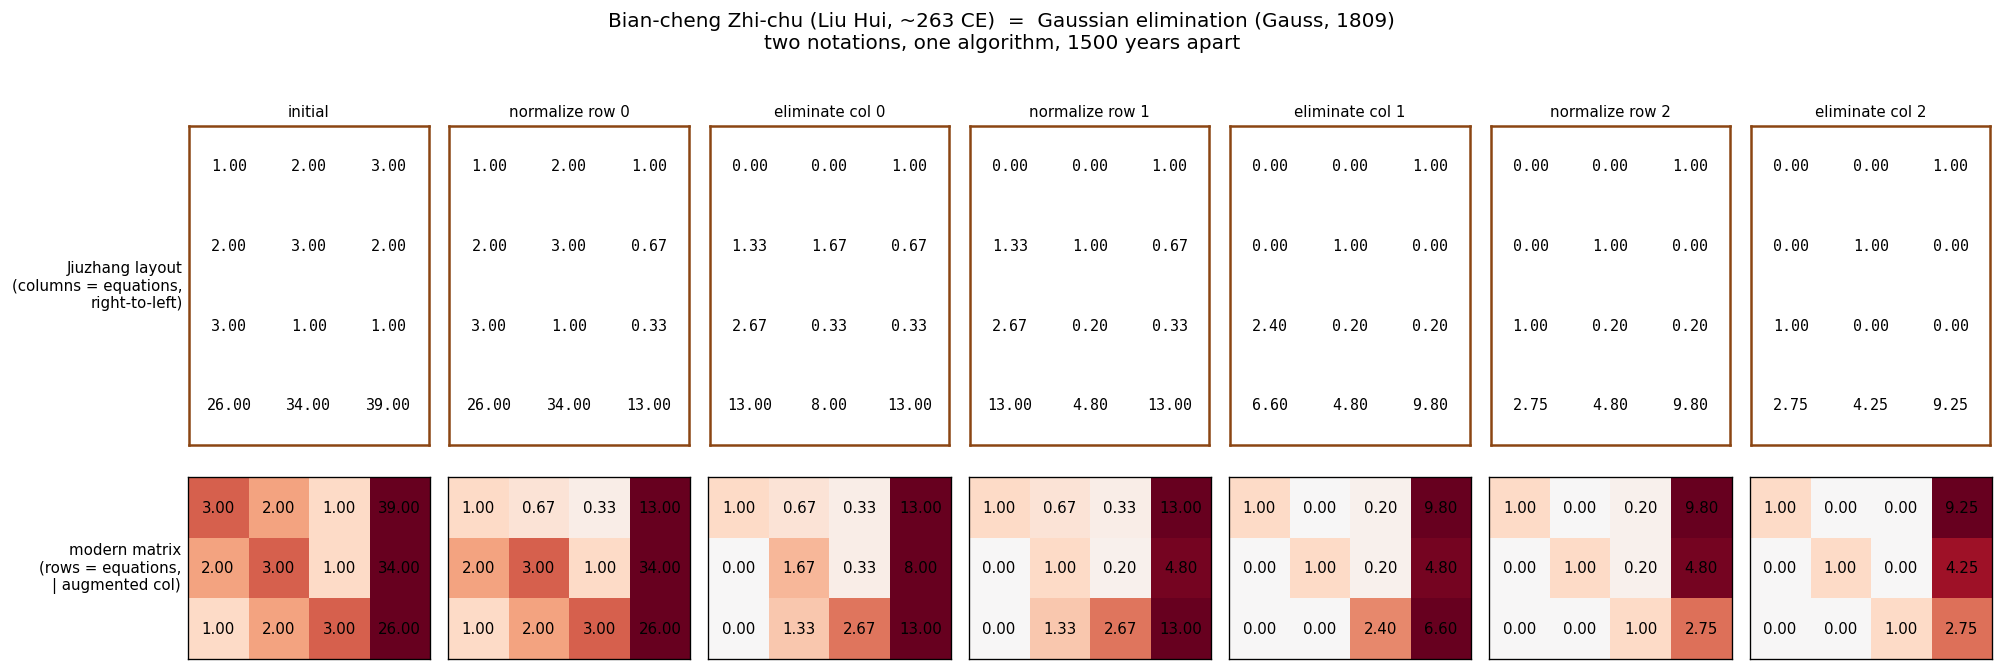

This figure's Python source:
"""九章算术《方程章》"遍乘直除"  ↔  modern Gaussian elimination.

The Han-dynasty Nine Chapters lays out coefficients in vertical columns of
counting rods (from right to left, each column is one equation). To
eliminate the top entry of column j, "遍乘" multiplies the whole reference
column through, then "直除" subtracts it column-wise — the operations are
identical to row-reducing an augmented matrix, just transposed and
performed with bamboo sticks instead of ink.

This script runs the textbook problem (3 grades of grain × 3 measurements)
in BOTH presentations and shows them advancing in lock-step.
"""
from pathlib import Path

import matplotlib.pyplot as plt
import numpy as np
import torch

# Original problem (paraphrased): three measurements of three grain grades.
#   3·top + 2·mid + 1·low = 39
#   2·top + 3·mid + 1·low = 34
#   1·top + 2·mid + 3·low = 26
# Modern matrix layout: each ROW is one equation.
M = torch.tensor(
    [[3.0, 2.0, 1.0, 39.0],
     [2.0, 3.0, 1.0, 34.0],
     [1.0, 2.0, 3.0, 26.0]]
)

# 九章 layout: each COLUMN is one equation, columns ordered right-to-left.
# We store it as the transpose, then reverse columns for the display.
def to_jiuzhang(mat):
    return torch.flip(mat.T, dims=[1])

steps = [(M.clone(), "initial")]
A = M.clone()
n = 3
for i in range(n):
    A[i] = A[i] / A[i, i]
    steps.append((A.clone(), f"normalize row {i}"))
    for j in range(n):
        if j != i:
            A[j] = A[j] - A[j, i] * A[i]
    steps.append((A.clone(), f"eliminate col {i}"))

solution = A[:, -1]
print(f"top = {solution[0]:.4f}   mid = {solution[1]:.4f}   low = {solution[2]:.4f}")
print("expected (Liu Hui's answer): 9.25 = 37/4,  4.25 = 17/4,  2.75 = 11/4")

n_steps = len(steps)
fig, axes = plt.subplots(2, n_steps, figsize=(2.4 * n_steps, 6))

for col, (mat, title) in enumerate(steps):
    # top row: 九章 vertical-column layout (rod-style, right-to-left)
    ax = axes[0, col]
    jz = to_jiuzhang(mat).numpy()
    ax.imshow(np.zeros_like(jz), cmap="gray", vmin=0, vmax=1, alpha=0)
    for r in range(jz.shape[0]):
        for c in range(jz.shape[1]):
            v = jz[r, c]
            color = "crimson" if v < 0 else "black"
            ax.text(c, r, f"{v:.2f}", ha="center", va="center", fontsize=9,
                    color=color, family="monospace")
    ax.set_xticks([])
    ax.set_yticks([])
    for spine in ax.spines.values():
        spine.set_color("saddlebrown")
        spine.set_linewidth(1.5)
    if col == 0:
        ax.set_ylabel("Jiuzhang layout\n(columns = equations,\nright-to-left)",
                      fontsize=9, rotation=0, ha="right", va="center")
    ax.set_title(title, fontsize=9)

    # bottom row: modern augmented-matrix heatmap
    ax = axes[1, col]
    ax.imshow(mat.numpy(), cmap="RdBu_r", vmin=-5, vmax=5)
    for r in range(mat.shape[0]):
        for c in range(mat.shape[1]):
            ax.text(c, r, f"{mat[r, c]:.2f}", ha="center", va="center", fontsize=9)
    ax.set_xticks([])
    ax.set_yticks([])
    if col == 0:
        ax.set_ylabel("modern matrix\n(rows = equations,\n| augmented col)",
                      fontsize=9, rotation=0, ha="right", va="center")

plt.suptitle(
    "Bian-cheng Zhi-chu (Liu Hui, ~263 CE)  =  Gaussian elimination (Gauss, 1809)\n"
    "two notations, one algorithm, 1500 years apart",
    y=1.02, fontsize=12,
)
plt.tight_layout()
out = Path(__file__).with_suffix(".png")
plt.savefig(out, dpi=120, bbox_inches="tight")
print(f"Saved: {out}")
